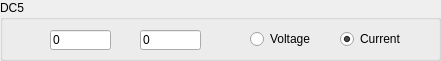
  <widget class="QGroupBox" name="groupBox_13">
   <property name="geometry">
    <rect>
     <x>260</x>
     <y>300</y>
     <width>441</width>
     <height>61</height>
    </rect>
   </property>
   <property name="title">
    <string>DC5</string>
   </property>
   <widget class="QLineEdit" name="lineEdit_37">
    <property name="geometry">
     <rect>
      <x>50</x>
      <y>30</y>
      <width>61</width>
      <height>20</height>
     </rect>
    </property>
    <property name="text">
     <string>0</string>
    </property>
   </widget>
   <widget class="QLineEdit" name="lineEdit_38">
    <property name="geometry">
     <rect>
      <x>140</x>
      <y>30</y>
      <width>61</width>
      <height>20</height>
     </rect>
    </property>
    <property name="text">
     <string>0</string>
    </property>
   </widget>
   <widget class="QRadioButton" name="radioButton_9">
    <property name="geometry">
     <rect>
      <x>250</x>
      <y>30</y>
      <width>73</width>
      <height>18</height>
     </rect>
    </property>
    <property name="text">
     <string>Voltage</string>
    </property>
   </widget>
   <widget class="QRadioButton" name="radioButton_10">
    <property name="geometry">
     <rect>
      <x>340</x>
      <y>30</y>
      <width>73</width>
      <height>18</height>
     </rect>
    </property>
    <property name="text">
     <string>Current</string>
    </property>
    <property name="checked">
     <bool>true</bool>
    </property>
   </widget>
  </widget>
